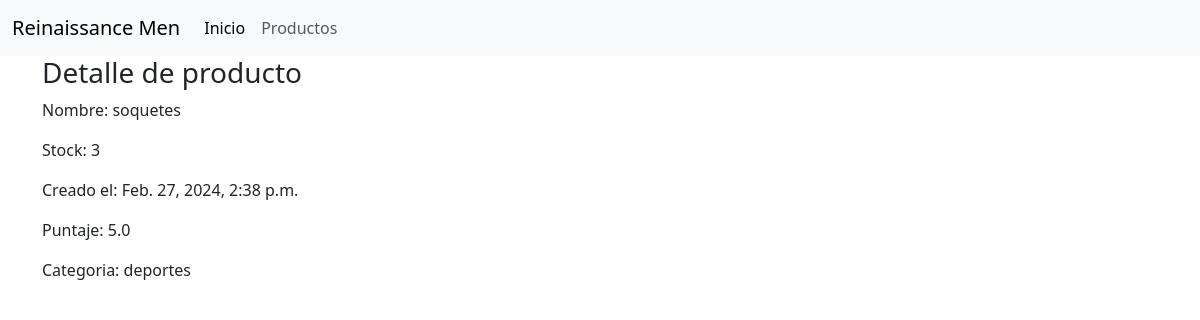
The app's page /products/2 with its own data.
### productos/models.py (models this page shows, shortened)
class Producto (models.Model):
    nombre = models.CharField(max_length=255)
    stock = models.IntegerField()
    puntaje =  models.FloatField()
    categoria = models.ForeignKey(Categoria, on_delete = models.CASCADE)
    creacion = models.DateTimeField(default = timezone.now)

class Categoria (models.Model):
    nombre = models.CharField(max_length=255)
    def __str__(self):
        return self.nombre

### productos/views.py (the view)
def detalle(request, urlparam):
    objeto = Producto.objects.get(id = urlparam)
    return render(
        request,
        'detalle_obj.html',
        context={'obj' : objeto}
    )

### productos/templates/detalle_obj.html
{% extends 'base.html' %}
{% block content %}
    <div>
        <h3>Detalle de producto</h3>
        <p>Nombre: {{obj.nombre}}</p>
        <p>Stock: {{obj.stock}}</p>
        <p>Creado el: {{obj.creacion}}</p>
        <p>Puntaje: {{obj.puntaje}}</p>
        <p>Categoria: {{obj.categoria}}</p>
    </div>
{% endblock %}

### records on screen
Producto: nombre "soquetes", stock "3", creacion "Feb. 27, 2024, 2:38 p.m.", puntaje "5.0", categoria "deportes"
